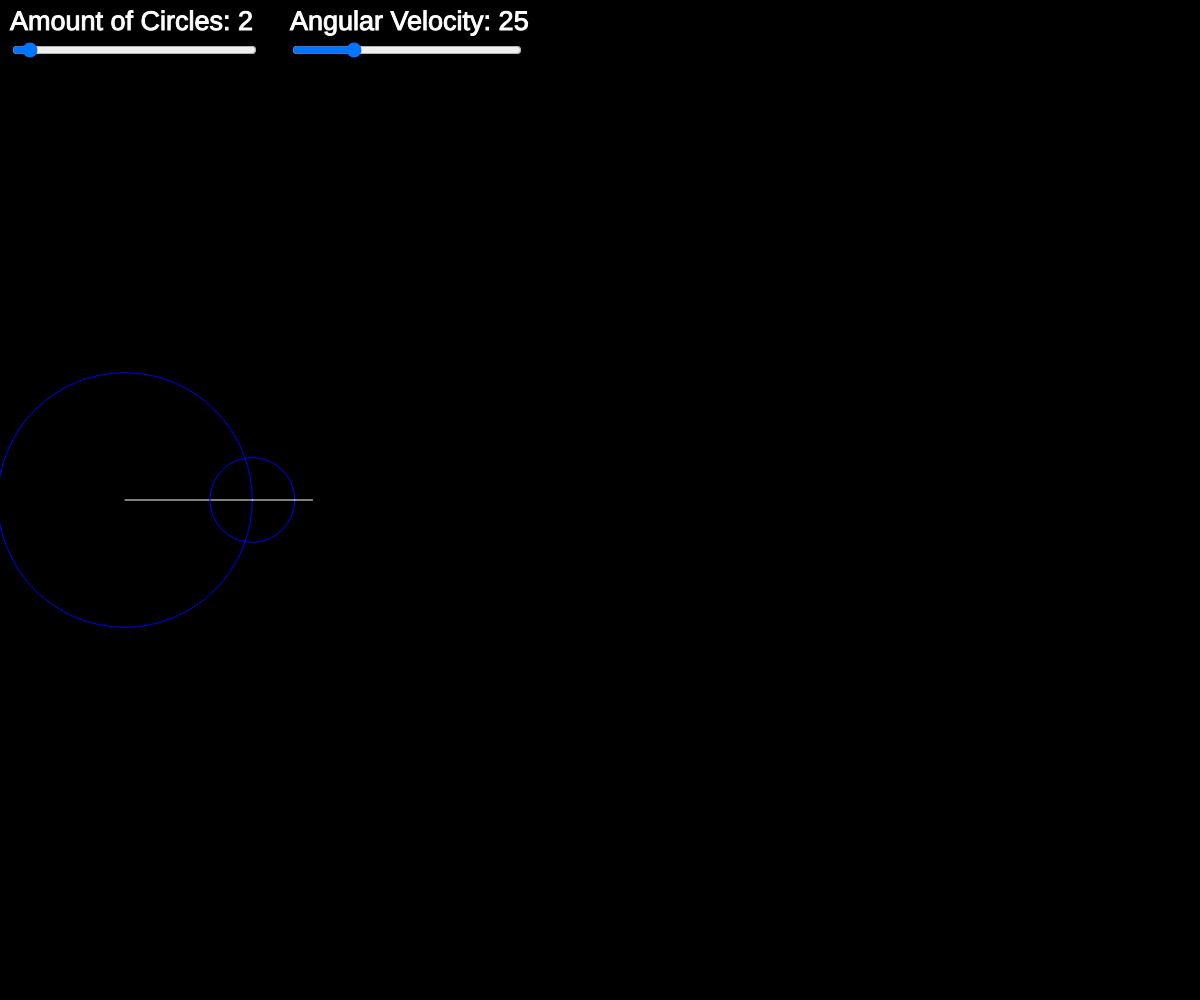
Frame 1 (no input)
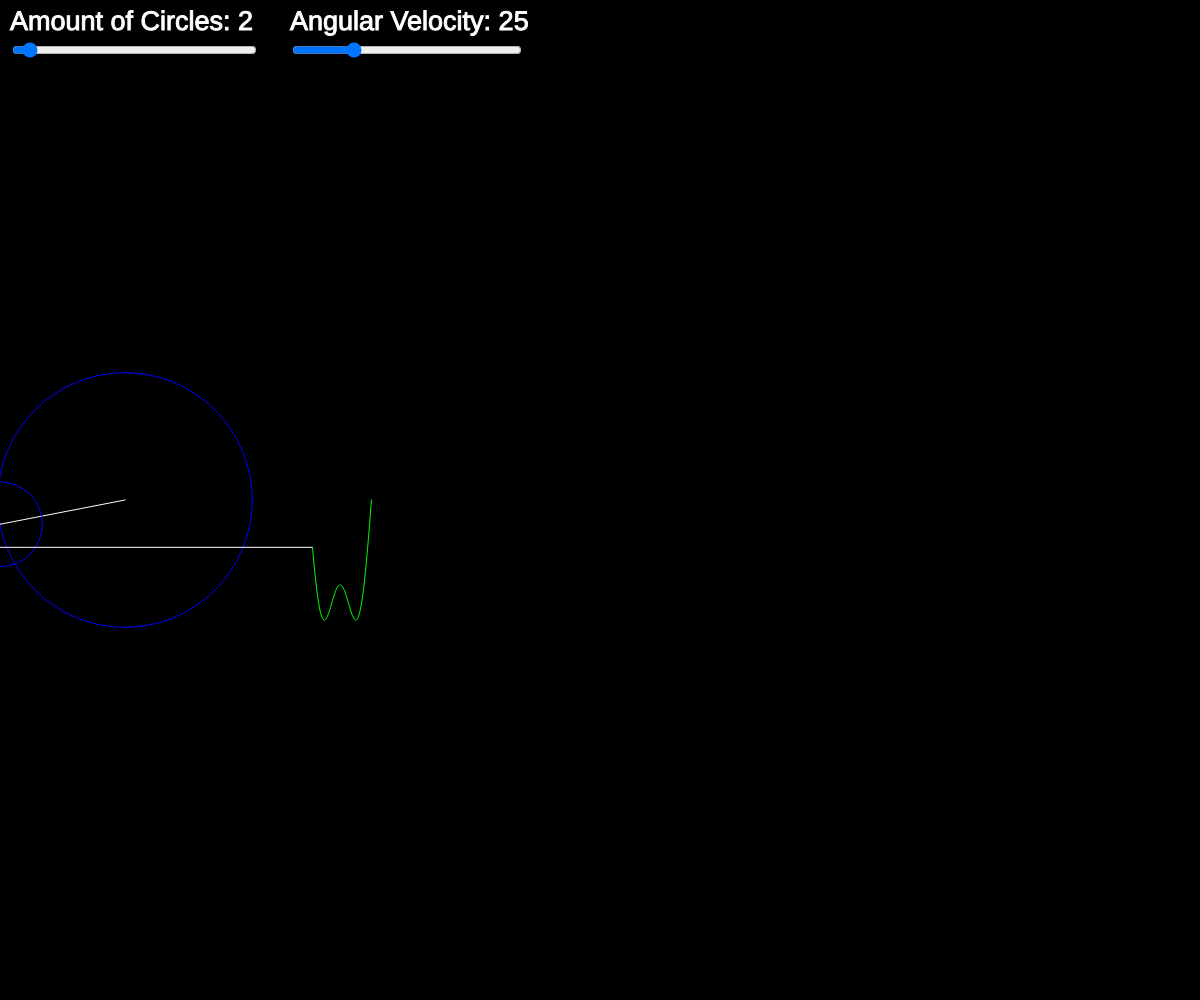
Frame 60 (no input)
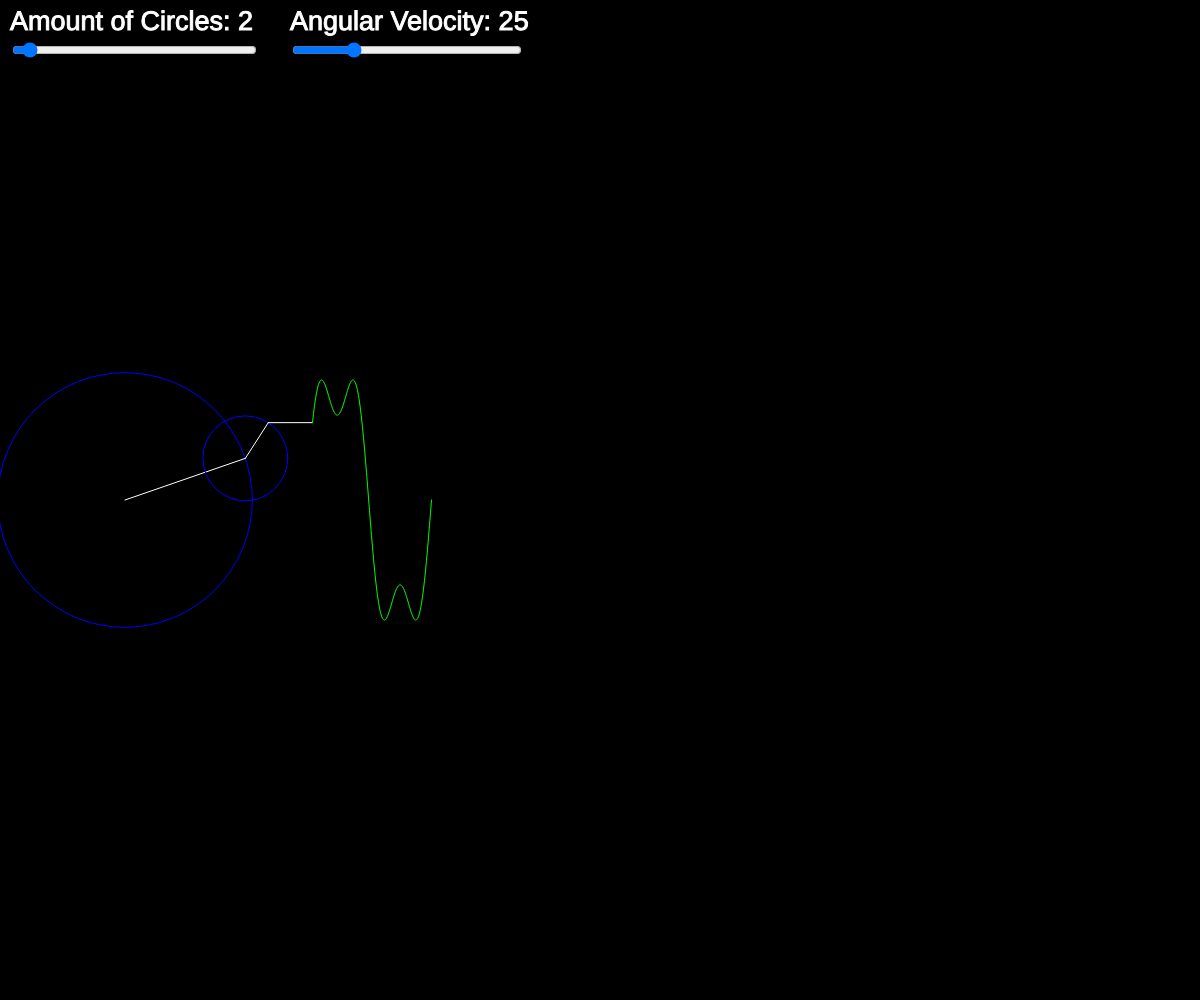
Frame 120 (the mouse pressed at the canvas centre since frame 60)

The p5.js sketch that drew these frames (run headless with seeded random() and noise() and a simulated clock; from frame 60 on, the mouse is pressed at the canvas centre):

// p5.js sketch
// ── sketch.js
let tijd = 0;
let golf = [];
let xOffset;

let sliderCirkel;
let tekstCirkel = "Amount of Circles: ";
let aantal = 1;

let sliderTijd;
let tekstTijd = "Angular Velocity: ";
let deltaT = 0.05;

function setup() {
  createCanvas(windowWidth, windowHeight);
  //zorg dat de scrollbar weg is
  document.documentElement.style.overflow = 'hidden';
  document.body.scroll = "no";

  sliderCirkel = createSlider(1, 25, 2);
  sliderCirkel.position(10, 40);
  sliderCirkel.size(245);

  sliderTijd = createSlider(0, 0.2, 0.05, 0.002);
  sliderTijd.position(290, 40);
  sliderTijd.size(230);

  xOffset = width / 9.6;
}

function draw() {
  aantal = sliderCirkel.value();
  deltaT = sliderTijd.value();
  background(0);

  push();
  translate(xOffset, height / 2);

  let x = 0;
  let y = 0;

  for (let i = 0; i < aantal; i++) {
    let vorigeX = x;
    let vorigeY = y;

    let n = i * 2 + 1;
    let straal = (height / 10) * (4 / (n * PI));
    x += straal * cos(n * tijd);
    y += straal * sin(n * tijd);

    stroke(0, 0, 255);
    noFill();
    ellipse(vorigeX, vorigeY, straal * 2);
    stroke(255);
    line(vorigeX, vorigeY, x, y);
  }
  golf.unshift(y); //zet y vanvoor


  translate(xOffset, 0);
  line(x - xOffset, y, width / 19.2, golf[0]);
  stroke(0, 255, 0);
  beginShape();
  noFill();
  for (let i = 0; i < golf.length; i++) {
    vertex(width / 19.2 + i, golf[i]);
  }
  endShape();

  tijd += deltaT;


  if (golf.length > width - xOffset) {
    golf.pop();
  }
  pop();

  stroke(255);
  fill(255);
  textSize(27);
  text(tekstCirkel + aantal, 10, 30);

  text(tekstTijd + (deltaT*500), 290, 30);
}
